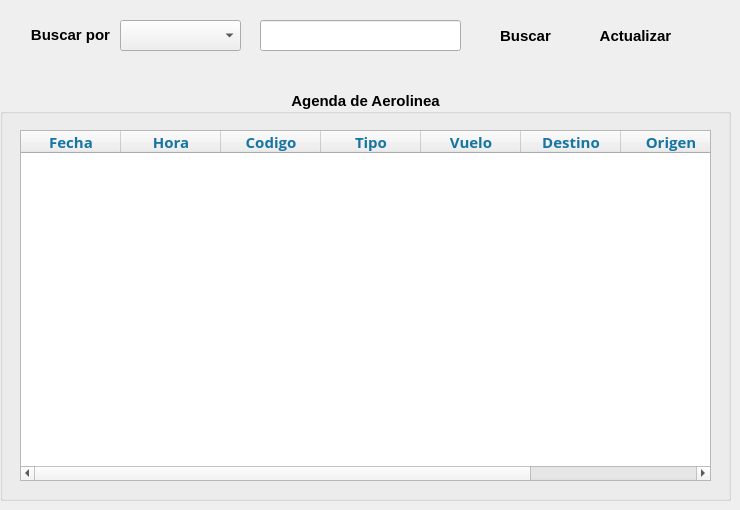
     <widget class="QWidget" name="pg_agendaAerolin">
      <widget class="QGroupBox" name="groupBox_5">
       <property name="geometry">
        <rect>
         <x>0</x>
         <y>90</y>
         <width>731</width>
         <height>411</height>
        </rect>
       </property>
       <property name="font">
        <font>
         <family>Nirmala UI</family>
         <pointsize>11</pointsize>
         <weight>75</weight>
         <bold>true</bold>
        </font>
       </property>
       <property name="title">
        <string>Agenda de Aerolinea</string>
       </property>
       <property name="alignment">
        <set>Qt::AlignCenter</set>
       </property>
       <widget class="QTableWidget" name="tb_vistaAerolinea">
        <property name="geometry">
         <rect>
          <x>20</x>
          <y>40</y>
          <width>691</width>
          <height>351</height>
         </rect>
        </property>
        <property name="font">
         <font>
          <family>Open Sans</family>
          <weight>1</weight>
          <italic>false</italic>
          <bold>false</bold>
         </font>
        </property>
        <property name="styleSheet">
         <string notr="true">color : rgb(0,0,0);
font: 9 pt &quot;Open Sans&quot;</string>
        </property>
        <column>
         <property name="text">
          <string>Fecha</string>
         </property>
         <property name="font">
          <font>
           <family>Nirmala UI</family>
           <pointsize>11</pointsize>
           <weight>75</weight>
           <bold>true</bold>
          </font>
         </property>
         <property name="foreground">
          <brush brushstyle="SolidPattern">
           <color alpha="255">
            <red>22</red>
            <green>117</green>
            <blue>163</blue>
           </color>
          </brush>
         </property>
        </column>
        <column>
         <property name="text">
          <string>Hora</string>
         </property>
         <property name="font">
          <font>
           <family>Nirmala UI</family>
           <pointsize>11</pointsize>
           <weight>75</weight>
           <bold>true</bold>
          </font>
         </property>
         <property name="foreground">
          <brush brushstyle="SolidPattern">
           <color alpha="255">
            <red>22</red>
            <green>117</green>
            <blue>163</blue>
           </color>
          </brush>
         </property>
        </column>
        <column>
         <property name="text">
          <string>Codigo</string>
         </property>
         <property name="font">
          <font>
           <family>Nirmala UI</family>
           <pointsize>11</pointsize>
           <weight>75</weight>
           <bold>true</bold>
          </font>
         </property>
         <property name="foreground">
          <brush brushstyle="SolidPattern">
           <color alpha="255">
            <red>22</red>
            <green>117</green>
            <blue>163</blue>
           </color>
          </brush>
         </property>
        </column>
        <column>
         <property name="text">
          <string>Tipo</string>
         </property>
         <property name="font">
          <font>
           <family>Nirmala UI</family>
           <pointsize>11</pointsize>
           <weight>75</weight>
           <bold>true</bold>
          </font>
         </property>
         <property name="foreground">
          <brush brushstyle="SolidPattern">
           <color alpha="255">
            <red>22</red>
            <green>117</green>
            <blue>163</blue>
           </color>
          </brush>
         </property>
        </column>
        <column>
         <property name="text">
          <string>Vuelo</string>
         </property>
         <property name="font">
          <font>
           <family>Nirmala UI</family>
           <pointsize>11</pointsize>
           <weight>75</weight>
           <bold>true</bold>
          </font>
         </property>
         <property name="foreground">
          <brush brushstyle="SolidPattern">
           <color alpha="255">
            <red>22</red>
            <green>117</green>
            <blue>163</blue>
           </color>
          </brush>
         </property>
        </column>
        <column>
         <property name="text">
          <string>Destino</string>
         </property>
         <property name="font">
          <font>
           <family>Nirmala UI</family>
           <pointsize>11</pointsize>
           <weight>75</weight>
           <bold>true</bold>
          </font>
         </property>
         <property name="foreground">
          <brush brushstyle="SolidPattern">
           <color alpha="255">
            <red>22</red>
            <green>117</green>
            <blue>163</blue>
           </color>
          </brush>
         </property>
        </column>
        <column>
         <property name="text">
          <string>Origen</string>
         </property>
         <property name="font">
          <font>
           <family>Nirmala UI</family>
           <pointsize>11</pointsize>
           <weight>75</weight>
           <bold>true</bold>
          </font>
         </property>
         <property name="foreground">
          <brush brushstyle="SolidPattern">
           <color alpha="255">
            <red>22</red>
            <green>117</green>
            <blue>163</blue>
           </color>
          </brush>
         </property>
        </column>
        <column>
         <property name="text">
          <string>Estado</string>
         </property>
         <property name="font">
          <font>
           <family>Nirmala UI</family>
           <pointsize>11</pointsize>
           <weight>75</weight>
           <bold>true</bold>
          </font>
         </property>
         <property name="foreground">
          <brush brushstyle="SolidPattern">
           <color alpha="255">
            <red>22</red>
            <green>117</green>
            <blue>163</blue>
           </color>
          </brush>
         </property>
        </column>
       </widget>
      </widget>
      <widget class="QComboBox" name="cb_busca_por_2">
       <property name="geometry">
        <rect>
         <x>120</x>
         <y>20</y>
         <width>121</width>
         <height>31</height>
        </rect>
       </property>
       <property name="font">
        <font>
         <family>Open Sans</family>
         <pointsize>9</pointsize>
        </font>
       </property>
      </widget>
      <widget class="QLabel" name="label_cerrarsesion_20">
       <property name="geometry">
        <rect>
         <x>30</x>
         <y>20</y>
         <width>81</width>
         <height>31</height>
        </rect>
       </property>
       <property name="font">
        <font>
         <family>Nirmala UI</family>
         <pointsize>11</pointsize>
         <weight>75</weight>
         <bold>true</bold>
        </font>
       </property>
       <property name="text">
        <string>&lt;html&gt;&lt;head/&gt;&lt;body&gt;&lt;p align=&quot;center&quot;&gt;&lt;span style=&quot; color:#000000;&quot;&gt;Buscar por&lt;/span&gt;&lt;/p&gt;&lt;/body&gt;&lt;/html&gt;</string>
       </property>
      </widget>
      <widget class="QPushButton" name="bt_buscarAgenda_2">
       <property name="geometry">
        <rect>
         <x>480</x>
         <y>20</y>
         <width>91</width>
         <height>31</height>
        </rect>
       </property>
       <property name="font">
        <font>
         <family>Nirmala UI</family>
         <pointsize>11</pointsize>
         <weight>75</weight>
         <bold>true</bold>
        </font>
       </property>
       <property name="cursor">
        <cursorShape>PointingHandCursor</cursorShape>
       </property>
       <property name="styleSheet">
        <string notr="true">QPushButton:hover
{
	border-style: solid;
   	background-color:#bbdefb;

}

QPushButton:pressed
{
	background-color:#0069c0;
}</string>
       </property>
       <property name="text">
        <string>Buscar</string>
       </property>
       <property name="icon">
        <iconset>
         <normaloff>../Ventanas/Icons/buscar.png</normaloff>../Ventanas/Icons/buscar.png</iconset>
       </property>
       <property name="iconSize">
        <size>
         <width>30</width>
         <height>50</height>
        </size>
       </property>
       <property name="flat">
        <bool>true</bool>
       </property>
      </widget>
      <widget class="QLineEdit" name="le_buscarAgenda_2">
       <property name="geometry">
        <rect>
         <x>260</x>
         <y>20</y>
         <width>201</width>
         <height>31</height>
        </rect>
       </property>
       <property name="font">
        <font>
         <family>Open Sans</family>
         <pointsize>9</pointsize>
        </font>
       </property>
       <property name="toolTip">
        <string/>
       </property>
       <property name="inputMask">
        <string/>
       </property>
       <property name="text">
        <string/>
       </property>
       <property name="placeholderText">
        <string/>
       </property>
      </widget>
      <widget class="QPushButton" name="bt_refreshAgenda_2">
       <property name="geometry">
        <rect>
         <x>580</x>
         <y>20</y>
         <width>111</width>
         <height>31</height>
        </rect>
       </property>
       <property name="font">
        <font>
         <family>Nirmala UI</family>
         <pointsize>11</pointsize>
         <weight>75</weight>
         <bold>true</bold>
        </font>
       </property>
       <property name="cursor">
        <cursorShape>PointingHandCursor</cursorShape>
       </property>
       <property name="styleSheet">
        <string notr="true">QPushButton:hover
{
	border-style: solid;
   	background-color:#bbdefb;

}

QPushButton:pressed
{
	background-color:#0069c0;
}</string>
       </property>
       <property name="text">
        <string>Actualizar</string>
       </property>
       <property name="icon">
        <iconset>
         <normaloff>../Ventanas/Icons/recarga.png</normaloff>../Ventanas/Icons/recarga.png</iconset>
       </property>
       <property name="iconSize">
        <size>
         <width>30</width>
         <height>40</height>
        </size>
       </property>
       <property name="flat">
        <bool>true</bool>
       </property>
      </widget>
     </widget>
